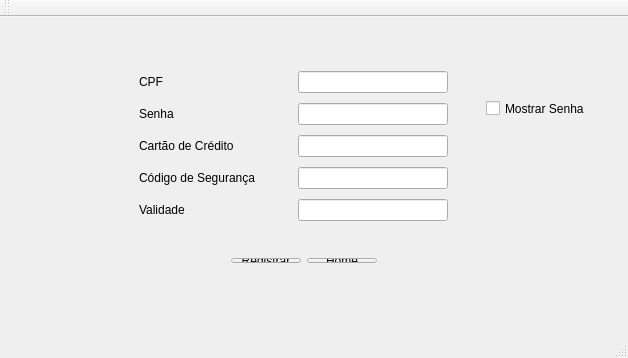
<?xml version="1.0" encoding="UTF-8"?>
<ui version="4.0">
 <class>viewUsuario</class>
 <widget class="QMainWindow" name="viewUsuario">
  <property name="geometry">
   <rect>
    <x>0</x>
    <y>0</y>
    <width>628</width>
    <height>358</height>
   </rect>
  </property>
  <property name="windowTitle">
   <string>Switch Dreams</string>
  </property>
  <widget class="QWidget" name="centralWidget">
   <widget class="QStackedWidget" name="stackedWidget">
    <property name="geometry">
     <rect>
      <x>0</x>
      <y>10</y>
      <width>621</width>
      <height>311</height>
     </rect>
    </property>
    <property name="currentIndex">
     <number>0</number>
    </property>
    <widget class="QWidget" name="userNotLogado">
     <widget class="QCheckBox" name="checkBox">
      <property name="geometry">
       <rect>
        <x>486</x>
        <y>70</y>
        <width>121</width>
        <height>23</height>
       </rect>
      </property>
      <property name="text">
       <string>Mostrar Senha</string>
      </property>
     </widget>
     <widget class="QWidget" name="layoutWidget">
      <property name="geometry">
       <rect>
        <x>128</x>
        <y>31</y>
        <width>344</width>
        <height>176</height>
       </rect>
      </property>
      <layout class="QGridLayout" name="gridLayout_3">
       <item row="0" column="0">
        <widget class="QLabel" name="labelCPF">
         <property name="text">
          <string>CPF</string>
         </property>
        </widget>
       </item>
       <item row="0" column="1">
        <widget class="QLabel" name="helpCPF">
         <property name="minimumSize">
          <size>
           <width>30</width>
           <height>30</height>
          </size>
         </property>
         <property name="maximumSize">
          <size>
           <width>30</width>
           <height>30</height>
          </size>
         </property>
         <property name="text">
          <string/>
         </property>
        </widget>
       </item>
       <item row="0" column="2">
        <widget class="QLineEdit" name="linecpf">
         <property name="text">
          <string/>
         </property>
        </widget>
       </item>
       <item row="0" column="3">
        <widget class="QLabel" name="labelCheckCPF">
         <property name="styleSheet">
          <string notr="true">color rgb(78, 154, 6)</string>
         </property>
         <property name="text">
          <string/>
         </property>
        </widget>
       </item>
       <item row="1" column="0">
        <widget class="QLabel" name="labelSenha">
         <property name="text">
          <string>Senha</string>
         </property>
        </widget>
       </item>
       <item row="1" column="1">
        <widget class="QLabel" name="helpSenha">
         <property name="minimumSize">
          <size>
           <width>30</width>
           <height>30</height>
          </size>
         </property>
         <property name="maximumSize">
          <size>
           <width>30</width>
           <height>30</height>
          </size>
         </property>
         <property name="text">
          <string/>
         </property>
        </widget>
       </item>
       <item row="1" column="2">
        <widget class="QLineEdit" name="linesenha">
         <property name="text">
          <string/>
         </property>
        </widget>
       </item>
       <item row="1" column="3">
        <widget class="QLabel" name="labelCheckSenha">
         <property name="styleSheet">
          <string notr="true">color rgb(78, 154, 6)</string>
         </property>
         <property name="text">
          <string/>
         </property>
        </widget>
       </item>
       <item row="2" column="0">
        <widget class="QLabel" name="labelCartao">
         <property name="text">
          <string>Cartão de Crédito</string>
         </property>
        </widget>
       </item>
       <item row="2" column="1">
        <widget class="QLabel" name="helpCartao">
         <property name="minimumSize">
          <size>
           <width>30</width>
           <height>30</height>
          </size>
         </property>
         <property name="maximumSize">
          <size>
           <width>30</width>
           <height>30</height>
          </size>
         </property>
         <property name="text">
          <string/>
         </property>
        </widget>
       </item>
       <item row="2" column="2">
        <widget class="QLineEdit" name="linenumero">
         <property name="text">
          <string/>
         </property>
        </widget>
       </item>
       <item row="2" column="3">
        <widget class="QLabel" name="labelCheckCartao">
         <property name="styleSheet">
          <string notr="true">color rgb(78, 154, 6)</string>
         </property>
         <property name="text">
          <string/>
         </property>
        </widget>
       </item>
       <item row="3" column="0">
        <widget class="QLabel" name="labelCodigo">
         <property name="text">
          <string>Código de Segurança</string>
         </property>
        </widget>
       </item>
       <item row="3" column="1">
        <widget class="QLabel" name="helpCodigo">
         <property name="minimumSize">
          <size>
           <width>30</width>
           <height>30</height>
          </size>
         </property>
         <property name="maximumSize">
          <size>
           <width>30</width>
           <height>30</height>
          </size>
         </property>
         <property name="text">
          <string/>
         </property>
        </widget>
       </item>
       <item row="3" column="2">
        <widget class="QLineEdit" name="linecodigo">
         <property name="text">
          <string/>
         </property>
        </widget>
       </item>
       <item row="3" column="3">
        <widget class="QLabel" name="labelCheckCodigo">
         <property name="styleSheet">
          <string notr="true">color rgb(78, 154, 6)</string>
         </property>
         <property name="text">
          <string/>
         </property>
        </widget>
       </item>
       <item row="4" column="0">
        <widget class="QLabel" name="label">
         <property name="text">
          <string>Validade</string>
         </property>
        </widget>
       </item>
       <item row="4" column="1">
        <widget class="QLabel" name="helpValidade">
         <property name="minimumSize">
          <size>
           <width>30</width>
           <height>30</height>
          </size>
         </property>
         <property name="maximumSize">
          <size>
           <width>30</width>
           <height>30</height>
          </size>
         </property>
         <property name="text">
          <string/>
         </property>
        </widget>
       </item>
       <item row="4" column="2">
        <widget class="QLineEdit" name="linedata">
         <property name="text">
          <string/>
         </property>
        </widget>
       </item>
       <item row="4" column="3">
        <widget class="QLabel" name="labelCheckData">
         <property name="styleSheet">
          <string notr="true">color rgb(78, 154, 6)</string>
         </property>
         <property name="text">
          <string/>
         </property>
        </widget>
       </item>
      </layout>
     </widget>
     <widget class="QLabel" name="msg">
      <property name="geometry">
       <rect>
        <x>10</x>
        <y>260</y>
        <width>571</width>
        <height>17</height>
       </rect>
      </property>
      <property name="text">
       <string/>
      </property>
     </widget>
     <widget class="QWidget" name="layoutWidget_2">
      <property name="geometry">
       <rect>
        <x>220</x>
        <y>220</y>
        <width>168</width>
        <height>27</height>
       </rect>
      </property>
      <layout class="QGridLayout" name="gridLayout_4">
       <item row="0" column="0">
        <widget class="QPushButton" name="btnRegistrar">
         <property name="styleSheet">
          <string notr="true"/>
         </property>
         <property name="text">
          <string>Registrar</string>
         </property>
        </widget>
       </item>
       <item row="0" column="1">
        <widget class="QPushButton" name="btnHome">
         <property name="text">
          <string>Home</string>
         </property>
        </widget>
       </item>
      </layout>
     </widget>
    </widget>
    <widget class="QWidget" name="userLogado">
     <widget class="QPushButton" name="buttonDelete">
      <property name="geometry">
       <rect>
        <x>430</x>
        <y>230</y>
        <width>80</width>
        <height>25</height>
       </rect>
      </property>
      <property name="text">
       <string>Delete</string>
      </property>
     </widget>
     <widget class="QWidget" name="layoutWidget">
      <property name="geometry">
       <rect>
        <x>50</x>
        <y>50</y>
        <width>62</width>
        <height>121</height>
       </rect>
      </property>
      <layout class="QVBoxLayout" name="verticalLayout">
       <item>
        <widget class="QLabel" name="labelUCPF">
         <property name="text">
          <string>CPF</string>
         </property>
        </widget>
       </item>
       <item>
        <widget class="QLabel" name="labelUCartao">
         <property name="text">
          <string>Cartão</string>
         </property>
        </widget>
       </item>
       <item>
        <widget class="QLabel" name="labelUCodigo">
         <property name="text">
          <string>Código</string>
         </property>
        </widget>
       </item>
       <item>
        <widget class="QLabel" name="labelUValidade">
         <property name="text">
          <string>Validade</string>
         </property>
        </widget>
       </item>
      </layout>
     </widget>
     <widget class="QWidget" name="layoutWidget">
      <property name="geometry">
       <rect>
        <x>130</x>
        <y>50</y>
        <width>141</width>
        <height>121</height>
       </rect>
      </property>
      <layout class="QVBoxLayout" name="verticalLayout_2">
       <item>
        <widget class="QLabel" name="labelSetCPF">
         <property name="text">
          <string>CPF</string>
         </property>
        </widget>
       </item>
       <item>
        <widget class="QLabel" name="labelSetCartao">
         <property name="text">
          <string>Cartão</string>
         </property>
        </widget>
       </item>
       <item>
        <widget class="QLabel" name="labelSetCodigo">
         <property name="text">
          <string>Codigo</string>
         </property>
         <property name="wordWrap">
          <bool>false</bool>
         </property>
        </widget>
       </item>
       <item>
        <widget class="QLabel" name="labelSetValidade">
         <property name="text">
          <string>Validade</string>
         </property>
        </widget>
       </item>
      </layout>
     </widget>
     <widget class="QPushButton" name="btnHome_2">
      <property name="geometry">
       <rect>
        <x>330</x>
        <y>230</y>
        <width>80</width>
        <height>25</height>
       </rect>
      </property>
      <property name="text">
       <string>Home</string>
      </property>
     </widget>
     <widget class="QLabel" name="labelMsgPerfil">
      <property name="geometry">
       <rect>
        <x>50</x>
        <y>190</y>
        <width>551</width>
        <height>21</height>
       </rect>
      </property>
      <property name="text">
       <string/>
      </property>
     </widget>
    </widget>
   </widget>
  </widget>
  <widget class="QMenuBar" name="menuBar">
   <property name="geometry">
    <rect>
     <x>0</x>
     <y>0</y>
     <width>628</width>
     <height>22</height>
    </rect>
   </property>
  </widget>
  <widget class="QToolBar" name="mainToolBar">
   <attribute name="toolBarArea">
    <enum>TopToolBarArea</enum>
   </attribute>
   <attribute name="toolBarBreak">
    <bool>false</bool>
   </attribute>
  </widget>
  <widget class="QStatusBar" name="statusBar"/>
 </widget>
 <layoutdefault spacing="6" margin="11"/>
 <resources/>
 <connections/>
</ui>
